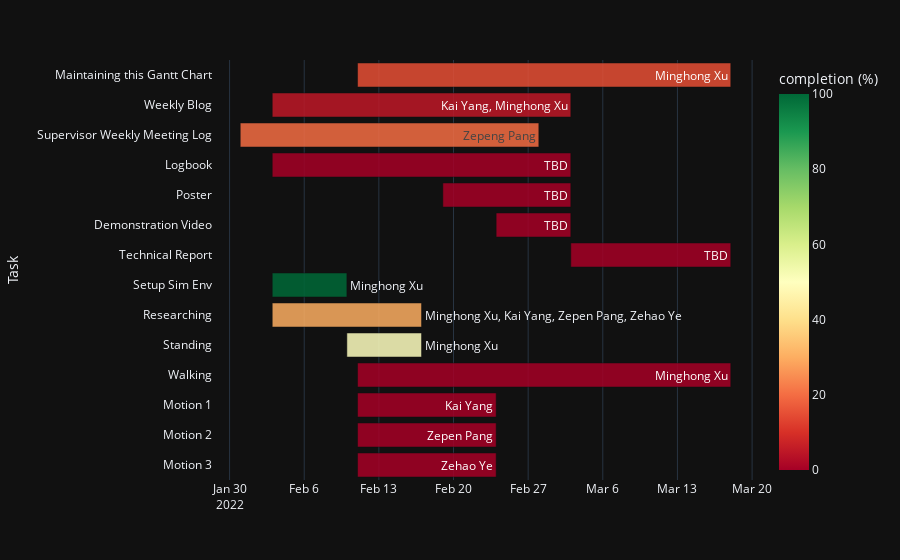

Notebook code for this chart:
### Code cell
import plotly.express as px
import pandas as pd

tasks = pd.DataFrame([
    dict(start='2022-02-11', finish='2022-03-18', completion_percentage=15, Task="Maintaining this Gantt Chart", resource="Minghong Xu"),
    dict(start='2022-02-03', finish='2022-03-03', completion_percentage=5, Task="Weekly Blog", resource="Kai Yang, Minghong Xu"),
    dict(start='2022-01-31', finish='2022-02-28', completion_percentage=20, Task="Supervisor Weekly Meeting Log", resource="Zepeng Pang"),
    dict(start='2022-02-03', finish='2022-03-03', completion_percentage=0, Task="Logbook", resource="TBD"),
    dict(start='2022-02-19', finish='2022-03-03', completion_percentage=0, Task="Poster", resource="TBD"),
    dict(start='2022-02-24', finish='2022-03-03', completion_percentage=0, Task="Demonstration Video", resource="TBD"),
    dict(start='2022-03-03', finish='2022-03-18', completion_percentage=0, Task="Technical Report", resource="TBD"),
    dict(start='2022-02-03', finish='2022-02-10', completion_percentage=100, Task="Setup Sim Env", resource="Minghong Xu"),
    dict(start='2022-02-03', finish='2022-02-17', completion_percentage=30, Task="Researching", resource="Minghong Xu, Kai Yang, Zepen Pang, Zehao Ye"),
    dict(start='2022-02-10', finish='2022-02-17', completion_percentage=50, Task="Standing", resource="Minghong Xu"),
    dict(start='2022-02-11', finish='2022-03-18', completion_percentage=0, Task="Walking", resource="Minghong Xu"),
    dict(start='2022-02-11', finish='2022-02-24', completion_percentage=0, Task="Motion 1", resource="Kai Yang"),
    dict(start='2022-02-11', finish='2022-02-24', completion_percentage=0, Task="Motion 2", resource="Zepen Pang"),
    dict(start='2022-02-11', finish='2022-02-24', completion_percentage=0, Task="Motion 3", resource="Zehao Ye"),
])

fig = px.timeline(
    # title = "Simulation of Quadruped-robot Locomotion",
    data_frame = tasks,
    x_start = "start", x_end = "finish",
    y = "Task",
    template = "plotly_dark",
    text="resource",
    hover_name = "Task",
    hover_data = {'Task':False, "resource":False},
    color = "completion_percentage",
    color_continuous_scale = 'RdYlGn',
    opacity=0.85,)

fig.layout.coloraxis.colorbar.title = 'completion (%)'
fig.update_yaxes(autorange="reversed")

fig.show()

### Figure 1 — Plotly figure (JSON) as saved in the notebook; plotly's stock layout.template omitted (floating-point values rounded to 4 significant figures)
{"data": [{"alignmentgroup": "True", "base": ["2022-02-11", "2022-02-03", "2022-01-31", "2022-02-03", "2022-02-19", "2022-02-24", "2022-03-03", "2022-02-03", "2022-02-03", "2022-02-10", "2022-02-11", "2022-02-11", "2022-02-11", "2022-02-11"], "customdata": [["Minghong Xu"], ["Kai Yang, Minghong Xu"], ["Zepeng Pang"], ["TBD"], ["TBD"], ["TBD"], ["TBD"], ["Minghong Xu"], ["Minghong Xu, Kai Yang, Zepen Pang, Zehao Ye"], ["Minghong Xu"], ["Minghong Xu"], ["Kai Yang"], ["Zepen Pang"], ["Zehao Ye"]], "hovertemplate": "<b>%{hovertext}</b><br><br>start=%{base}<br>finish=%{x}<br>completion_percentage=%{marker.color}<extra></extra>", "hovertext": ["Maintaining this Gantt Chart", "Weekly Blog", "Supervisor Weekly Meeting Log", "Logbook", "Poster", "Demonstration Video", "Technical Report", "Setup Sim Env", "Researching", "Standing", "Walking", "Motion 1", "Motion 2", "Motion 3"], "legendgroup": "", "marker": {"color": [15, 5, 20, 0, 0, 0, 0, 100, 30, 50, 0, 0, 0, 0], "coloraxis": "coloraxis", "opacity": 0.85}, "name": "", "offsetgroup": "", "orientation": "h", "showlegend": false, "text": ["Minghong Xu", "Kai Yang, Minghong Xu", "Zepeng Pang", "TBD", "TBD", "TBD", "TBD", "Minghong Xu", "Minghong Xu, Kai Yang, Zepen Pang, Zehao Ye", "Minghong Xu", "Minghong Xu", "Kai Yang", "Zepen Pang", "Zehao Ye"], "textposition": "auto", "type": "bar", "x": [3024000000, 2419200000, 2419200000, 2419200000, 1036800000, 604800000, 1296000000, 604800000, 1209600000, 604800000, 3024000000, 1123200000, 1123200000, 1123200000], "xaxis": "x", "y": ["Maintaining this Gantt Chart", "Weekly Blog", "Supervisor Weekly Meeting Log", "Logbook", "Poster", "Demonstration Video", "Technical Report", "Setup Sim Env", "Researching", "Standing", "Walking", "Motion 1", "Motion 2", "Motion 3"], "yaxis": "y"}], "layout": {"barmode": "overlay", "coloraxis": {"colorbar": {"title": {"text": "completion (%)"}}, "colorscale": [[0, "rgb(165,0,38)"], [0.1, "rgb(215,48,39)"], [0.2, "rgb(244,109,67)"], [0.3, "rgb(253,174,97)"], [0.4, "rgb(254,224,139)"], [0.5, "rgb(255,255,191)"], [0.6, "rgb(217,239,139)"], [0.7, "rgb(166,217,106)"], [0.8, "rgb(102,189,99)"], [0.9, "rgb(26,152,80)"], [1, "rgb(0,104,55)"]]}, "legend": {"tracegroupgap": 0}, "margin": {"t": 60}, "xaxis": {"anchor": "y", "domain": [0, 1], "type": "date"}, "yaxis": {"anchor": "x", "autorange": "reversed", "domain": [0, 1], "title": {"text": "Task"}}}}
